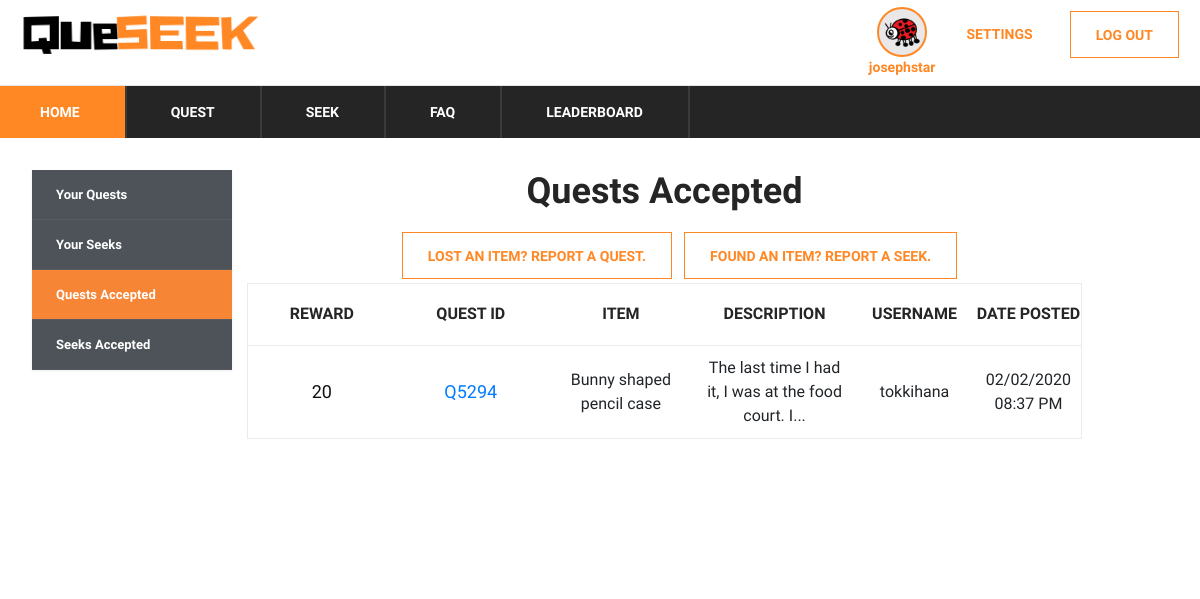
The page /home/QuestsAccepted (signed in) on the database as committed earlier.
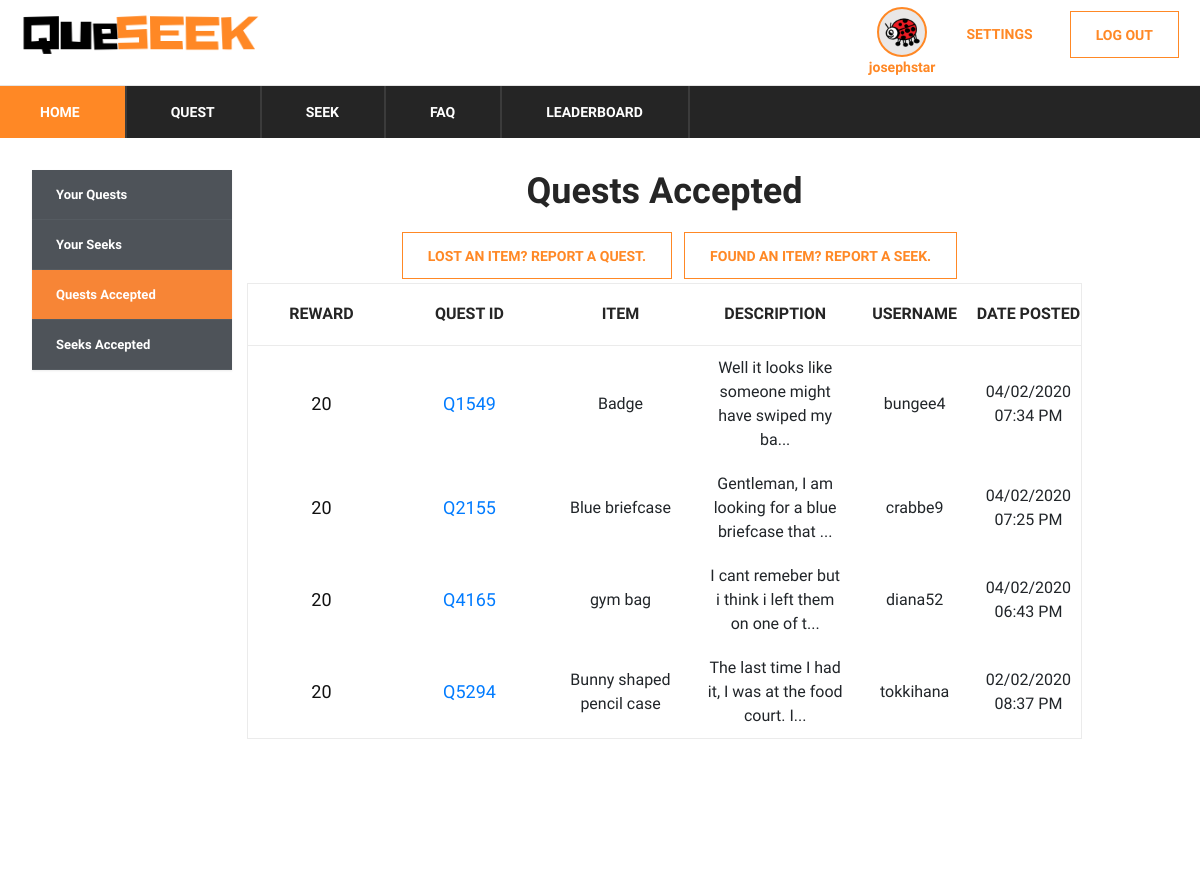
The same page on the database as committed later.
### app/models.py (models this page shows)
class UserProfile(UserMixin, Base):
    __tablename__ = "userProfile"
    id = db.Column(db.String, ForeignKey('users.id'), primary_key=True)
    level = db.Column(db.Integer, nullable=False, default=1)
    coinsBalance = db.Column(db.Integer, nullable=False, default=50)
    coinsCollected = db.Column(db.Integer, nullable=False, default=0)
    coinsToNext = db.Column(db.Integer, nullable=False, default=20)
    avatarId = db.Column(db.String, ForeignKey('Avatars.avatarId'), default='0000')

class User(UserMixin, Base):
    __tablename__ = "users"
    id = db.Column(db.String, primary_key=True)
    email = db.Column(db.String(255), unique=True, nullable=False)
    password = db.Column(db.String(255), nullable=False)
    username = db.Column(db.String(255), unique=True, nullable=False)
    created_at = db.Column(DateTime(timezone=True))

class Quest(UserMixin, Base):
    __tablename__ = "quests"
    questId = db.Column(db.String, primary_key=True)
    reward = db.Column(db.Integer, nullable=False)
    item = db.Column(db.String(255), nullable=False)
    location = db.Column(db.String(255), nullable=False)
    description = db.Column(db.String(255))
    userId = db.Column(db.String, ForeignKey('users.id'), primary_key=True)
    posted_at = db.Column(DateTime(timezone=True))
    state = db.Column(db.Integer, nullable=False, default=0)
    type = db.Column(db.Integer, nullable=False, default=0)
    featured = db.Column(db.Integer, nullable=False, default=0)
    totalSeekers = db.Column(db.Integer, nullable=False, default=1)

### app/__init__.py (the view)
@app.route('/home/QuestsAccepted')
def home_quests_accepted():
    if (not current_user.is_anonymous):
        questsAccepted = (db.session.query(User, Quest, QuestsAccepted)
                          .filter(User.id == Quest.userId)
                          .filter(QuestsAccepted.questId == Quest.questId)
                          .filter(QuestsAccepted.userId == current_user.get_id())
                          .order_by(Quest.posted_at.desc())
                          .all())
        return render_template('index.html', rows=questsAccepted, page='qa')
    return index()

### app/templates/index.html (shortened to what this page needs)
<!DOCTYPE html>
<html lang="zxx">
<head>
    <link rel="stylesheet" href="{{ url_for('static', filename='css/bootstrap.min.css')}}" type="text/css">
    <link rel="stylesheet" href="{{ url_for('static', filename='css/font-awesome.min.css')}}" type="text/css">
    <link rel="stylesheet" href="{{ url_for('static', filename='css/themify-icons.css')}}" type="text/css">
    <link rel="stylesheet" href="{{ url_for('static', filename='css/elegant-icons.css')}}" type="text/css">
    <link rel="stylesheet" href="{{ url_for('static', filename='css/owl.carousel.min.css')}}" type="text/css">
    <link rel="stylesheet" href="{{ url_for('static', filename='css/nice-select.css')}}" type="text/css">
    <link rel="stylesheet" href="{{ url_for('static', filename='css/jquery-ui.min.css')}}" type="text/css">
    <link rel="stylesheet" href="{{ url_for('static', filename='css/slicknav.min.css')}}" type="text/css">
    <link rel="stylesheet" href="{{ url_for('static', filename='css/style.css')}}" type="text/css">
    <link rel="stylesheet" href="{{ url_for('static', filename='css/table.css')}}" type="text/css">
</head>
<body>
<header class="header-section">
    {% include "base/topbar.html" %}
    {% include "base/menu.html" %}
</header>
<section class="hero-section">
    <div class="hero-items owl-carousel">
        {% if current_user.is_anonymous %}
        <div class="single-hero-items set-bg" data-setbg="{{ url_for('static', filename='img/HomeCompass.png')}}">
            <div class="container">
                <div class="row">
                    <div class="col-lg-5">
                        <div class="white-txt">
                            <h4>Always losing your belongings?</h4>
                            <h4>Need help running errands?</h4>
                            <h4>Love helping others out?</h4>
                            <h1>Join Us!</h1>
                        </div>
                        <br>
                        <a href="{{ url_for('signup') }} " class="primary-btn">Sign Up</a>
                    </div>
                </div>
            </div>
        </div>
        {% else %}
        <div class="topbar-cover2">
            <div class="desc">
                <section class="cd-faq">
                    <div class="cd-faq-categories">
                        {% if page == 'ys' %}
                        <a href="{{url_for('home_your_quests')}}">Your Quests</a>
                        <a class="active" href="{{url_for('home_your_seeks')}}">Your Seeks</a>
                        <a href="{{url_for('home_quests_accepted')}}">Quests Accepted</a>
                        <a href="{{url_for('home_seeks_accepted')}}">Seeks Accepted</a>
                        {% elif page == 'qa' %}
                        <a href="{{url_for('home_your_quests')}}">Your Quests</a>
                        <a href="{{url_for('home_your_seeks')}}">Your Seeks</a>
                        <a class="active" href="{{url_for('home_quests_accepted')}}">Quests Accepted</a>
                        <a href="{{url_for('home_seeks_accepted')}}">Seeks Accepted</a>
                        {% elif page == 'sa' %}
                        <a href="{{url_for('home_your_quests')}}">Your Quests</a>
                        <a href="{{url_for('home_your_seeks')}}">Your Seeks</a>
                        <a href="{{url_for('home_quests_accepted')}}">Quests Accepted</a>
                        <a class="active" href="{{url_for('home_seeks_accepted')}}">Seeks Accepted</a>
                        {% else %}
                        <a class="active" href="{{url_for('home_your_quests')}}">Your Quests</a>
                        <a href="{{url_for('home_your_seeks')}}">Your Seeks</a>
                        <a href="{{url_for('home_quests_accepted')}}">Quests Accepted</a>
                        <a href="{{url_for('home_seeks_accepted')}}">Seeks Accepted</a>
                        {% endif %}
                    </div>
                    <section class="shopping-cart spad">
                        <div class="blog-details-inner">
                            <div class="blog-detail-title"><h2>
                                {% if page == 'ys' %}
                                Your Seeks
                                {% elif page == 'qa' %}
                                Quests Accepted
                                {% elif page == 'sa' %}
                                Seeks Accepted
                                {% else %}
                                Your Quests
                                {% endif %}
                            </h2>
                            </div>
                        </div>
                        <div class="center-button">
                            {% include "base/button.html" %}
                        </div>
                        <div class="container">
                            <div class="row">
                                <div class="col-lg-12">
                                    <div class="cart-table">
                                        <table>
                                            <thead>
                                            <tr>
                                                <th>Reward</th>
                                                {% if page == 'ys' or page == 'sa' %}
                                                <th>Seek ID</th>
                                                {% else %}
                                                <th>Quest ID</th>
                                                {% endif %}
                                                <th>Item</th>
                                                <th>Description</th>
                                                <th>Username</th>
                                                <th>Date Posted</th>
                                            </tr>
                                            </thead>
                                            <tbody>
                                            {% for row in rows %}
                                            <tr>
                                                <td class="cart-pic"><h5>{{ row[1].reward }}</h5></td>
                                                <td class="cart-pic">
                                                    <h5>
                                                        {% if page == 'ys' or page == 'sa' %}
                                                        <a href='/seek/{{row[1].seekId}}'>{{ row[1].seekId}}</a>
                                                        {% else %}
                                                        <a href='/quest/{{row[1].questId}}'>{{ row[1].questId}}</a>
                                                        {% endif %}
                                                    </h5>
                                                </td>
                                                <td class="cart-pic">{{ row[1].item }}</td>
                                                <td class="cart-pic">
                                                    {% if row[1].description|length > 50 %}
                                                    {{ row[1].description[:50] + '...' }}
                                                    {% else %}
                                                    {{ row[1].description }}
                                                    {% endif %}
                                                </td>
                                                <td class="cart-pic">{{ row[0].username }}</td>
                                                <td class="cart-pic">{{ row[1].posted_at.strftime('%d/%m/%Y %I:%M %p')
                                                    }}
                                                </td>
                                            </tr>
                                            {% endfor %}
                                            </tbody>
                                        </table>
                                    </div>
                                </div>
                            </div>
                        </div>
                    </section>
                </section>
            </div>
        </div>
        {% endif %}
    </div>
</section>
</body>
</html>

### app/templates/base/topbar.html
<header class="header-section">
    <div class="header-top">
        <div class="container">
            <div class="ht-left">
                <div class="mail-service">
                     <a href="{{url_for('index')}}">
                    <img src="{{ url_for('static', filename='img/logo/QueseekBlackOrange.png')}}"
                         alt="QueseekLogo"
                         width="250">
                </a>
                </div>
            </div>
            {% include "base/loginlogout.html" %}
        </div>
    </div>
</header>

### app/templates/base/loginlogout.html
<div class="ht-right">
    <div class="login-panel">
        {% if current_user.is_anonymous %}
        <a href="{{ url_for('signup') }} " class="log-btn">SIGN UP</a>
        <a href="{{ url_for('login') }} " class="log-btn">LOG IN</a>
        {% else %}
        <a href="{{ url_for('logout') }}" class="log-btn">LOG OUT</a>
        <a href="{{ url_for('settings') }}" class="settings-btn">SETTINGS</a>
        {% endif %}
    </div>
    {% if current_user.is_anonymous %}
    {% else %}
    <div class="login-panel">
        <a href="{{url_for('profile')}}">
            <img src="{{ url_for('static', filename='img/avatars/'+current_user_avatar+'.png')}}"
                 width="50">
        </a>
        <a href="{{ url_for('profile') }}" class="user-btn"> {{ current_user.username }}</a>
    </div>
    {% endif %}
</div>

### app/templates/base/menu.html (shortened to what this page needs)
<div class="nav-item">
    <nav class="nav-menu mobile-menu">
        <ul>
            {% if page == 'sq' or page == 'quest' %}
            <li><a href="{{ url_for('index')}}">Home</a>
                {% if not current_user.is_anonymous %}
                <ul class="dropdown">
                    <li><a href="{{ url_for('home_your_quests')}}">Your Quests</a></li>
                    <li><a href="{{ url_for('home_your_seeks')}}">Your Seeks</a></li>
                    <li><a href="{{ url_for('home_quests_accepted')}}">Quests Accepted</a></li>
                    <li><a href="{{ url_for('home_seeks_accepted')}}">Seeks Accepted</a></li>
                </ul>
                {% endif %}
            </li>
            <li class="active"><a href="{{ url_for('quest')}}">Quest</a>
                <ul class="dropdown">
                    <li><a href="{{ url_for('quest')}}">Hero Quests</a></li>
                    <li><a href="{{ url_for('side_quests')}}">Side Quests</a></li>
                </ul>
            </li>
            <li><a href="{{ url_for('seek')}}">Seek</a>
            </li>
            <li><a href="{{ url_for('faq')}}">FAQ</a>
                <ul class="dropdown">
                    <li><a href="{{ url_for('faq')}}">General</a></li>
                    <li><a href="{{ url_for('faq_points_system')}}">Points System</a></li>
                    <li><a href="{{ url_for('faq_seekers')}}">Seekers</a></li>
                </ul>
            </li>
            <li><a href="{{ url_for('leaderboard')}}">Leaderboard</a></li>
            {% else %}
            <li class="active"><a href="{{ url_for('index')}}">Home</a>
            </li>
            <li><a href="{{ url_for('quest')}}">Quest</a>
            </li>
            <li><a href="{{ url_for('seek')}}">Seek</a>
            </li>
            <li><a href="{{ url_for('faq')}}">FAQ</a>
            </li>
            <li><a href="{{ url_for('leaderboard')}}">Leaderboard</a></li>
            {% endif %}
        </ul>
    </nav>
</div>

### app/templates/base/button.html (shortened to what this page needs)
<div class="nav-item transp-bg">
    <div class="inline-div settings-btn">
        <a href="{{ url_for('forms_quest')}}">Lost an item? Report a Quest.</a>
    </div>
    <div class="inline-div settings-btn">
        <a href="{{ url_for('forms_seek')}}">Found an item? Report a Seek.</a>
    </div>
</div>

Rows that differ between the two databases and show on the page:
added User: reward "20", questId "Q1549", item "Badge", description "Well it looks like someone might have swiped my ba...", username "bungee4", posted_at "04/02/2020 07:34 PM"
added User: reward "20", questId "Q2155", item "Blue briefcase", description "Gentleman, I am looking for a blue briefcase that ...", username "crabbe9", posted_at "04/02/2020 07:25 PM"
added User: reward "20", questId "Q4165", item "gym bag", description "I cant remeber but i think i left them on one of t...", username "diana52", posted_at "04/02/2020 06:43 PM"
